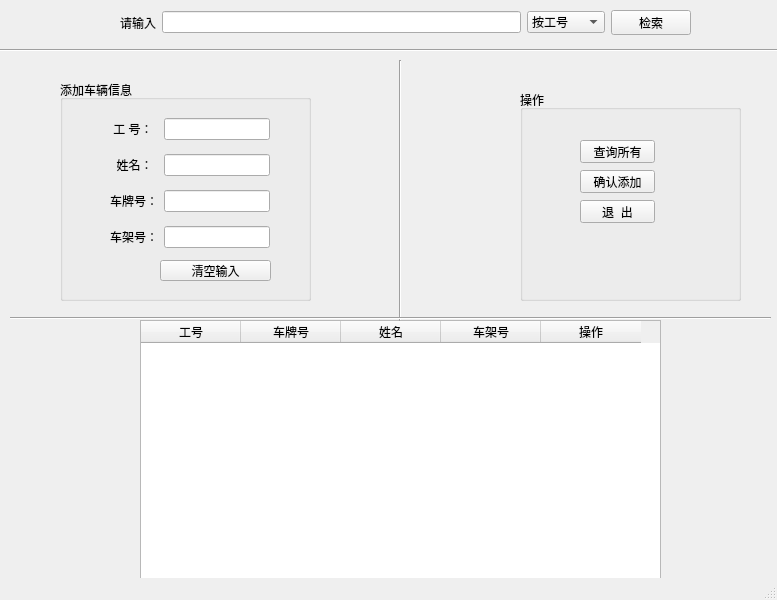
<?xml version="1.0" encoding="UTF-8"?>
<ui version="4.0">
 <class>MainWindow</class>
 <widget class="QMainWindow" name="MainWindow">
  <property name="geometry">
   <rect>
    <x>0</x>
    <y>0</y>
    <width>777</width>
    <height>600</height>
   </rect>
  </property>
  <property name="windowTitle">
   <string>MainWindow</string>
  </property>
  <widget class="QWidget" name="centralwidget">
   <widget class="QTableWidget" name="tableWidget">
    <property name="geometry">
     <rect>
      <x>140</x>
      <y>320</y>
      <width>521</width>
      <height>261</height>
     </rect>
    </property>
    <column>
     <property name="text">
      <string>工号</string>
     </property>
    </column>
    <column>
     <property name="text">
      <string>车牌号</string>
     </property>
    </column>
    <column>
     <property name="text">
      <string>姓名</string>
     </property>
    </column>
    <column>
     <property name="text">
      <string>车架号</string>
     </property>
    </column>
    <column>
     <property name="text">
      <string>操作</string>
     </property>
    </column>
   </widget>
   <widget class="QGroupBox" name="groupBox">
    <property name="geometry">
     <rect>
      <x>520</x>
      <y>90</y>
      <width>221</width>
      <height>211</height>
     </rect>
    </property>
    <property name="title">
     <string>操作</string>
    </property>
    <widget class="QPushButton" name="pushButton">
     <property name="geometry">
      <rect>
       <x>60</x>
       <y>50</y>
       <width>75</width>
       <height>23</height>
      </rect>
     </property>
     <property name="text">
      <string>查询所有</string>
     </property>
    </widget>
    <widget class="QPushButton" name="add_pushButton">
     <property name="geometry">
      <rect>
       <x>60</x>
       <y>80</y>
       <width>75</width>
       <height>23</height>
      </rect>
     </property>
     <property name="text">
      <string>确认添加</string>
     </property>
    </widget>
    <widget class="QPushButton" name="exit_pushButton">
     <property name="geometry">
      <rect>
       <x>60</x>
       <y>110</y>
       <width>75</width>
       <height>23</height>
      </rect>
     </property>
     <property name="text">
      <string>退  出</string>
     </property>
    </widget>
   </widget>
   <widget class="QGroupBox" name="groupBox_2">
    <property name="geometry">
     <rect>
      <x>60</x>
      <y>80</y>
      <width>251</width>
      <height>221</height>
     </rect>
    </property>
    <property name="title">
     <string>添加车辆信息</string>
    </property>
    <widget class="QWidget" name="gridLayoutWidget">
     <property name="geometry">
      <rect>
       <x>50</x>
       <y>30</y>
       <width>160</width>
       <height>150</height>
      </rect>
     </property>
     <layout class="QGridLayout" name="gridLayout">
      <item row="2" column="0">
       <widget class="QLabel" name="label_2">
        <property name="text">
         <string>  姓名：</string>
        </property>
       </widget>
      </item>
      <item row="4" column="0">
       <widget class="QLabel" name="label_5">
        <property name="text">
         <string>车架号：</string>
        </property>
       </widget>
      </item>
      <item row="4" column="2">
       <widget class="QLineEdit" name="driverNum_lineEdit"/>
      </item>
      <item row="2" column="2">
       <widget class="QLineEdit" name="name_lineEdit"/>
      </item>
      <item row="3" column="0">
       <widget class="QLabel" name="label_3">
        <property name="text">
         <string>车牌号：</string>
        </property>
       </widget>
      </item>
      <item row="0" column="0">
       <widget class="QLabel" name="label_7">
        <property name="text">
         <string> 工 号：</string>
        </property>
       </widget>
      </item>
      <item row="3" column="2">
       <widget class="QLineEdit" name="carNum_lineEdit"/>
      </item>
      <item row="0" column="2">
       <widget class="QLineEdit" name="num_lineEdit"/>
      </item>
     </layout>
    </widget>
    <widget class="QPushButton" name="clear_pushButton">
     <property name="geometry">
      <rect>
       <x>100</x>
       <y>180</y>
       <width>111</width>
       <height>21</height>
      </rect>
     </property>
     <property name="text">
      <string>清空输入</string>
     </property>
    </widget>
   </widget>
   <widget class="Line" name="line">
    <property name="geometry">
     <rect>
      <x>0</x>
      <y>40</y>
      <width>801</width>
      <height>20</height>
     </rect>
    </property>
    <property name="orientation">
     <enum>Qt::Horizontal</enum>
    </property>
   </widget>
   <widget class="QWidget" name="horizontalLayoutWidget_2">
    <property name="geometry">
     <rect>
      <x>120</x>
      <y>10</y>
      <width>571</width>
      <height>25</height>
     </rect>
    </property>
    <layout class="QHBoxLayout" name="horizontalLayout_2">
     <item>
      <widget class="QLabel" name="label_6">
       <property name="text">
        <string>请输入</string>
       </property>
      </widget>
     </item>
     <item>
      <widget class="QLineEdit" name="lineEdit_5">
       <property name="text">
        <string/>
       </property>
      </widget>
     </item>
     <item>
      <widget class="QComboBox" name="comboBox">
       <item>
        <property name="text">
         <string>按工号</string>
        </property>
       </item>
       <item>
        <property name="text">
         <string>按车牌号</string>
        </property>
       </item>
      </widget>
     </item>
     <item>
      <widget class="QPushButton" name="query_pushButton">
       <property name="text">
        <string>检索</string>
       </property>
      </widget>
     </item>
    </layout>
   </widget>
   <widget class="Line" name="line_2">
    <property name="geometry">
     <rect>
      <x>390</x>
      <y>60</y>
      <width>20</width>
      <height>261</height>
     </rect>
    </property>
    <property name="orientation">
     <enum>Qt::Vertical</enum>
    </property>
   </widget>
   <widget class="Line" name="line_3">
    <property name="geometry">
     <rect>
      <x>-460</x>
      <y>80</y>
      <width>3</width>
      <height>61</height>
     </rect>
    </property>
    <property name="orientation">
     <enum>Qt::Vertical</enum>
    </property>
   </widget>
   <widget class="Line" name="line_4">
    <property name="geometry">
     <rect>
      <x>10</x>
      <y>310</y>
      <width>761</width>
      <height>16</height>
     </rect>
    </property>
    <property name="orientation">
     <enum>Qt::Horizontal</enum>
    </property>
   </widget>
  </widget>
  <widget class="QMenuBar" name="menubar">
   <property name="geometry">
    <rect>
     <x>0</x>
     <y>0</y>
     <width>777</width>
     <height>23</height>
    </rect>
   </property>
  </widget>
  <widget class="QStatusBar" name="statusbar"/>
 </widget>
 <resources/>
 <connections/>
</ui>
